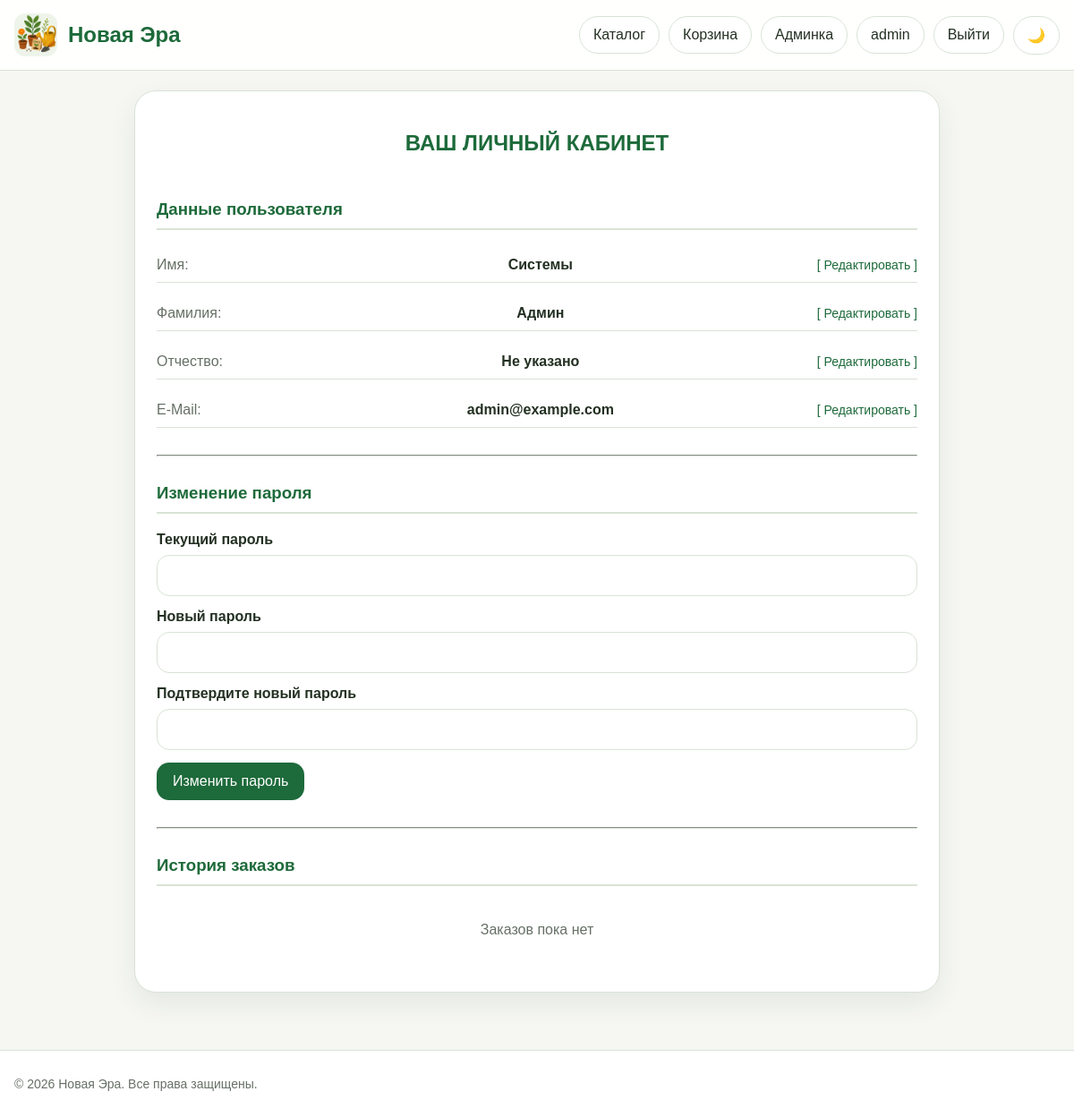
Screenshot of /profile (signed in) with the database file from the repository.
### models.py (models this page shows, shortened)
class User(UserMixin, db.Model):
    __tablename__ = "users"
    id = db.Column(db.Integer, primary_key=True)
    username = db.Column(db.String(80), unique=True, nullable=False, index=True)
    email = db.Column(db.String(120), unique=True, nullable=False, index=True)
    password_hash = db.Column(db.String(255), nullable=False)
    is_admin = db.Column(db.Boolean, default=False, nullable=False)
    created_at = db.Column(db.DateTime, default=datetime.utcnow, nullable=False)
    surname = db.Column(db.String(80), nullable=True)
    name = db.Column(db.String(80), nullable=True)
    patronymic = db.Column(db.String(80), nullable=True)
    favorite_products = db.relationship(
        'Product',
        secondary=favorites,
        backref=db.backref('favorited_by', lazy='dynamic'),
        lazy='dynamic')

### routes.py (the view, shortened to what this page needs)
@bp.route("/profile", methods=["GET", "POST"])
@login_required
def profile():
    edit_form = ProfileEditForm(obj=current_user)
    password_form = ChangePasswordForm()
    return render_template("profile.html", edit_form=edit_form, password_form=password_form)

### forms.py
class ProfileEditForm(FlaskForm):
    surname = StringField("Фамилия", validators=[DataRequired(), Length(min=2, max=80)])
    name = StringField("Имя", validators=[DataRequired(), Length(min=2, max=80)])
    patronymic = StringField("Отчество", validators=[Length(max=80)])
    email = EmailField("E-mail", validators=[DataRequired(), Email(), Length(max=120)])
    submit = SubmitField("Сохранить")

class ChangePasswordForm(FlaskForm):
    old_password = PasswordField("Текущий пароль", validators=[DataRequired()])
    new_password = PasswordField("Новый пароль", validators=[DataRequired(), Length(min=6, max=128)])
    new_password_confirm = PasswordField("Подтвердите новый пароль", validators=[DataRequired(), EqualTo('new_password', message='Пароли не совпадают')])
    submit = SubmitField("Изменить пароль")

### routes.py (called while the page is built)
@login_manager.user_loader
def load_user(user_id: str):
    try:
        return db.session.get(User, int(user_id))
    except:
        return None

### templates/profile.html (shortened to what this page needs)
{% extends "base.html" %}
{% block content %}
<div class="form-container" style="max-width:900px;margin:0 auto;">
    <h2 style="text-align:center;color:var(--brand);margin-bottom:30px;">ВАШ ЛИЧНЫЙ КАБИНЕТ</h2>
    <div style="display:grid;grid-template-columns:1fr;gap:40px;align-items:start;">
        <div>
            <h3 style="color:var(--brand);border-bottom:2px solid var(--border);padding-bottom:10px;margin-bottom:20px;">Данные пользователя</h3>
            <div style="display:grid;gap:15px;">
                <div style="display:flex;justify-content:space-between;align-items:center;padding:10px 0;border-bottom:1px solid var(--border);">
                    <span style="color:var(--muted);min-width:120px;">Имя:</span>
                    <span style="font-weight:600;">{{ current_user.name or 'Не указано' }}</span>
                    <a href="#" onclick="document.getElementById('edit-name').style.display='block';this.parentElement.style.display='none';return false;" style="color:var(--brand);font-size:14px;">[ Редактировать ]</a>
                </div>
                <div style="display:flex;justify-content:space-between;align-items:center;padding:10px 0;border-bottom:1px solid var(--border);">
                    <span style="color:var(--muted);min-width:120px;">Фамилия:</span>
                    <span style="font-weight:600;">{{ current_user.surname or 'Не указана' }}</span>
                    <a href="#" onclick="document.getElementById('edit-surname').style.display='block';this.parentElement.style.display='none';return false;" style="color:var(--brand);font-size:14px;">[ Редактировать ]</a>
                </div>
                <div style="display:flex;justify-content:space-between;align-items:center;padding:10px 0;border-bottom:1px solid var(--border);">
                    <span style="color:var(--muted);min-width:120px;">Отчество:</span>
                    <span style="font-weight:600;">{{ current_user.patronymic or 'Не указано' }}</span>
                    <a href="#" onclick="document.getElementById('edit-patronymic').style.display='block';this.parentElement.style.display='none';return false;" style="color:var(--brand);font-size:14px;">[ Редактировать ]</a>
                </div>
                <div style="display:flex;justify-content:space-between;align-items:center;padding:10px 0;border-bottom:1px solid var(--border);">
                    <span style="color:var(--muted);min-width:120px;">E-Mail:</span>
                    <span style="font-weight:600;">{{ current_user.email }}</span>
                    <a href="#" onclick="document.getElementById('edit-email').style.display='block';this.parentElement.style.display='none';return false;" style="color:var(--brand);font-size:14px;">[ Редактировать ]</a>
                </div>
            </div>
            <hr style="margin:30px 0;border-color:var(--border);">
            <h3 style="color:var(--brand);border-bottom:2px solid var(--border);padding-bottom:10px;margin-bottom:20px;">Изменение пароля</h3>
            <form method="POST">
                <div class="form-group">{{ password_form.old_password.label }} {{ password_form.old_password(class="form-control") }}
                    {% for e in password_form.old_password.errors %}<span class="error">{{ e }}</span>{% endfor %}</div>
                <div class="form-group">{{ password_form.new_password.label }} {{ password_form.new_password(class="form-control") }}
                    {% for e in password_form.new_password.errors %}<span class="error">{{ e }}</span>{% endfor %}</div>
                <div class="form-group">{{ password_form.new_password_confirm.label }} {{ password_form.new_password_confirm(class="form-control") }}
                    {% for e in password_form.new_password_confirm.errors %}<span class="error">{{ e }}</span>{% endfor %}</div>
                {{ password_form.submit(class="save-btn") }}
            </form>
            <hr style="margin:30px 0;border-color:var(--border);">
            <h3 style="color:var(--brand);border-bottom:2px solid var(--border);padding-bottom:10px;margin-bottom:20px;">История заказов</h3>
            <p style="color:var(--muted);text-align:center;padding:20px;">Заказов пока нет</p>
        </div>
    </div>
</div>
{% endblock %}

### templates/base.html (shortened to what this page needs)
<!DOCTYPE html>
<html lang="ru">
<head>
    <link rel="stylesheet" href="{{ url_for('static', filename='css/style.css') }}">
</head>
<body>
<header class="header">
    <div class="container header-inner">
        <div class="logo">
            <a href="{{ url_for('main.index') }}" style="display:flex;align-items:center;gap:12px;">
                <img src="{{ url_for('static', filename='images/icon.png') }}" alt="Logo" style="width:48px;height:48px;border-radius:12px;">
                <div class="logo-text">
                    <div class="title" style="color:var(--brand);">{{ brand_name }}</div>
                </div>
            </a>
        </div>
        <nav class="top-nav">
            <a href="{{ url_for('main.index') }}" class="top-link">Каталог</a>
            <a href="{{ url_for('main.basket') }}" class="top-link">Корзина</a>
            {% if current_user.is_authenticated %}
                {% if current_user.is_admin %}
                    <a href="{{ url_for('main.admin') }}" class="top-link">Админка</a>
                {% endif %}
                <a href="{{ url_for('main.profile') }}" class="top-link">{{ current_user.username }}</a>
                <a href="{{ url_for('main.logout') }}" class="top-link">Выйти</a>
            {% else %}
                <a href="{{ url_for('main.login') }}" class="top-link">Войти</a>
            {% endif %}
            <button id="themeToggle" class="switch-btn">🌙</button>
        </nav>
    </div>
</header>
<main class="main-content container">
    {% block content %}{% endblock %}
</main>
<footer class="footer">
    <div class="container footer-inner">
        <p>© 2026 {{ brand_name }}. Все права защищены.</p>
    </div>
</footer>
</body>
</html>

### static/css/style.css (style rules this page uses)
:root { --bg: #f6f7f3; --surface: #ffffff; --surface-soft: #eef4ea; --text: #233022; --muted: #667066; --brand: #1d6a3a; --brand-dark: #14552d; --border: #d9e3d6; --shadow: 0 12px 30px rgba(16, 48, 26, 0.08); --error: #b33a3a; --warning: #b46f0b; --success: #2a7d46; }
*, *::before, *::after { box-sizing: border-box; }
html { scroll-behavior: smooth; }
body { margin: 0; font-family: Arial, Helvetica, sans-serif; background: var(--bg); color: var(--text); }
a { color: inherit; text-decoration: none; }
img { max-width: 100%; display: block; }
button, input, select, textarea { font: inherit; }
.container { width: min(1180px, calc(100% - 32px)); margin: 0 auto; }
.main-content { padding: 22px 0 40px; }
.header { position: sticky; top: 0; z-index: 20; background: color-mix(in srgb, var(--surface) 92%, transparent); backdrop-filter: blur(10px); border-bottom: 1px solid var(--border); }
.header-inner { min-height: 78px; display: flex; align-items: center; justify-content: space-between; gap: 20px; }
.logo { display: flex; align-items: center; gap: 12px; min-width: 0; }
.logo img { width: 52px; height: 52px; border-radius: 16px; object-fit: cover; background: var(--surface-soft); }
.logo-text { min-width: 0; }
.title { font-size: 24px; font-weight: 800; line-height: 1.1; }
.top-nav { display: flex; align-items: center; gap: 10px; flex-wrap: wrap; justify-content: flex-end; }
.top-link, .switch-btn { border: 1px solid var(--border); background: var(--surface); color: var(--text); padding: 11px 15px; border-radius: 999px; display: inline-flex; align-items: center; justify-content: center; min-height: 42px; cursor: pointer; }
.footer { border-top: 1px solid var(--border); background: var(--surface); margin-top: 24px; }
.footer-inner { min-height: 74px; display: flex; align-items: center; color: var(--muted); font-size: 14px; }
.form-container, .cart-container, .admin-card { background: var(--surface); border: 1px solid var(--border); border-radius: 24px; box-shadow: var(--shadow); padding: 24px; }
.form-group { display: grid; gap: 8px; margin-bottom: 14px; }
.form-group label { font-weight: 700; }
.form-group input, .form-group textarea, .form-group select { width: 100%; padding: 13px 14px; border-radius: 14px; border: 1px solid var(--border); background: var(--surface); color: var(--text); }
.save-btn, .buy-btn, .back-btn { border: 0; border-radius: 14px; padding: 12px 18px; cursor: pointer; transition: .2s ease; }
.save-btn, .buy-btn { background: var(--brand); color: #fff; }

### rows the page displays
User: username "admin", name "Системы", surname "Админ", patronymic "Не указано", email "admin@example.com"

### other values shown
{{ brand_name }} "Новая Эра"
{{ password_form.old_password.label }} "Текущий пароль"
{{ password_form.new_password.label }} "Новый пароль"
{{ password_form.new_password_confirm.label }} "Подтвердите новый пароль"
